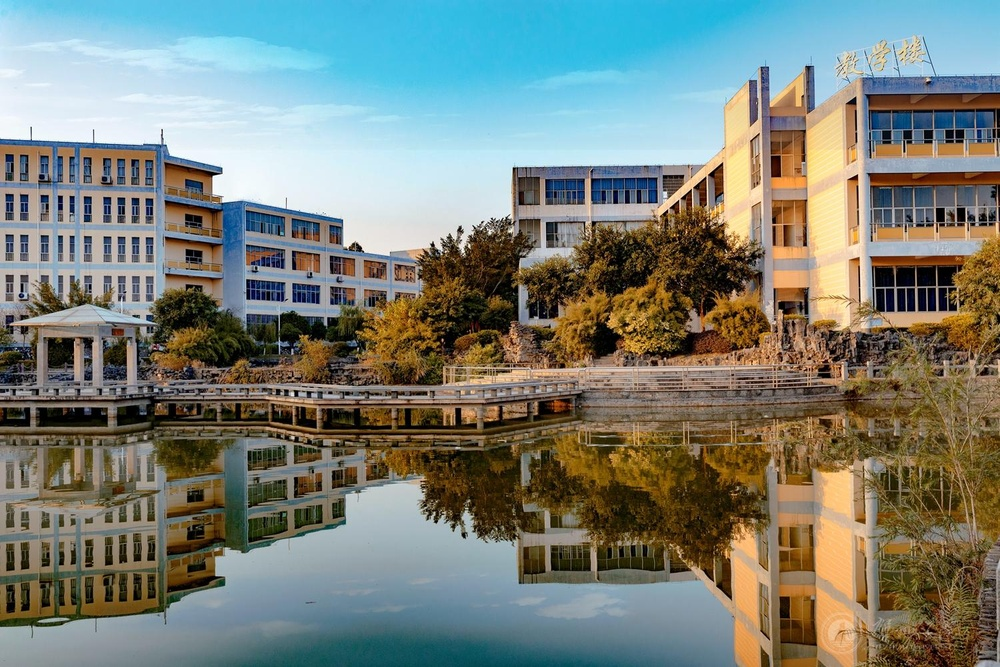
#> input picture 图像处理/pic/校园.jpg, 1000 x 667 px, shrunk from 1500 x 1001 before the run
$ python 'mege图片.py'
#> lines starting #> are read from the running program, lines starting #| are printed output that depends on the picture
from PIL import Image
im1=Image.open("校园.jpg")
#> im1 is the input picture: PIL image 1000x667 RGB; mean R, G, B 121.1, 128, 119.4
im2=Image.open("职业.jpg")
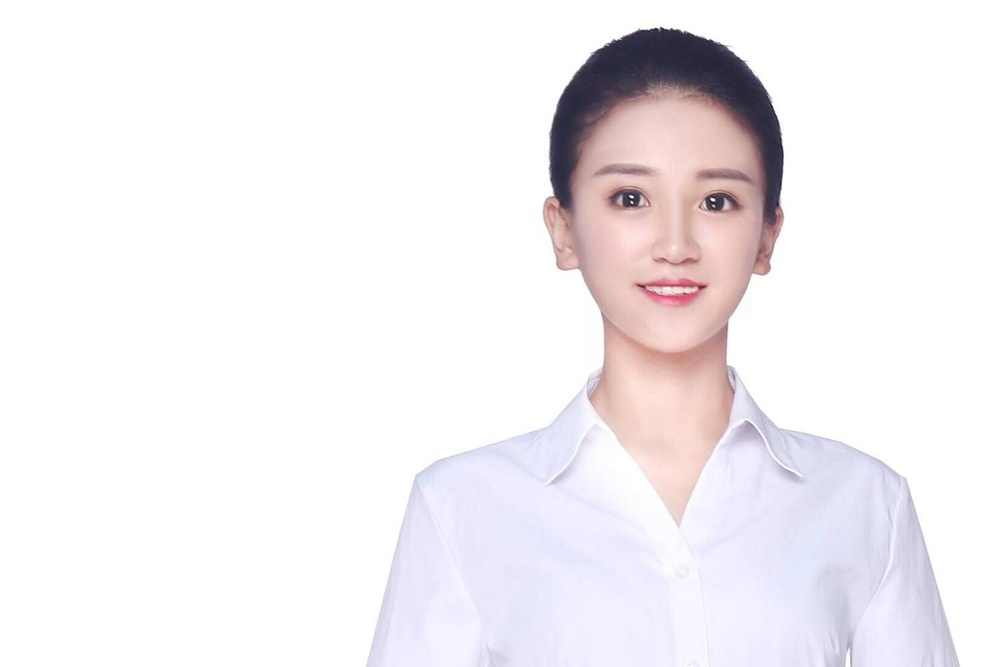
#> input picture 图像处理/pic/职业.jpg, 1000 x 667 px, shrunk from 1500 x 1001 before the run
#> im2 is the input picture: PIL image 1000x667 RGB; mean R, G, B 243, 239.3, 242.4
x1,y1,z1=im1.split()
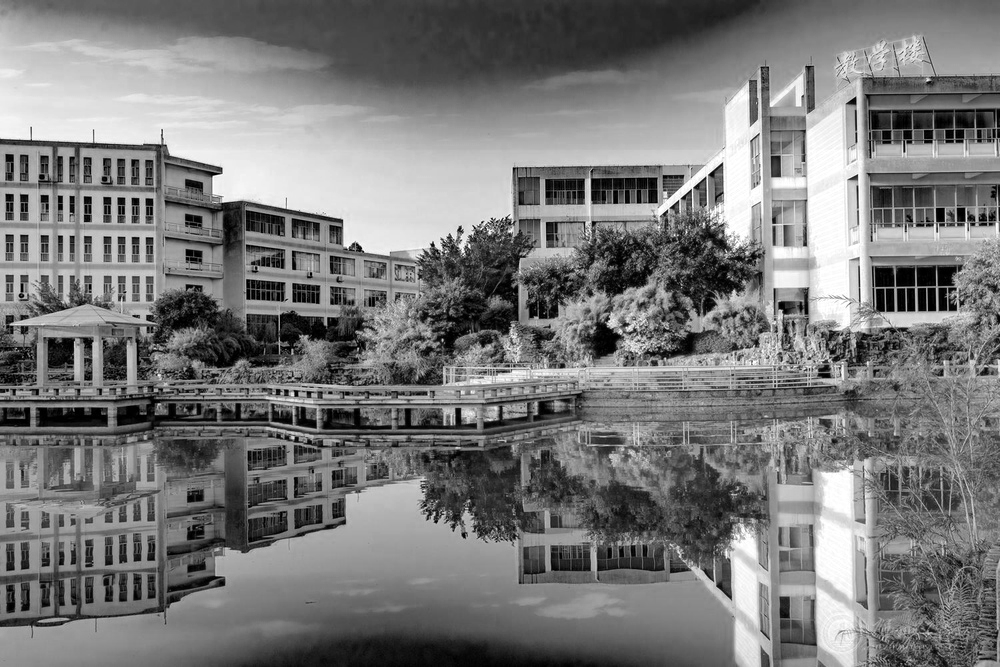
#> x1: PIL image 1000x667 L; min 0, max 255, mean 121.1
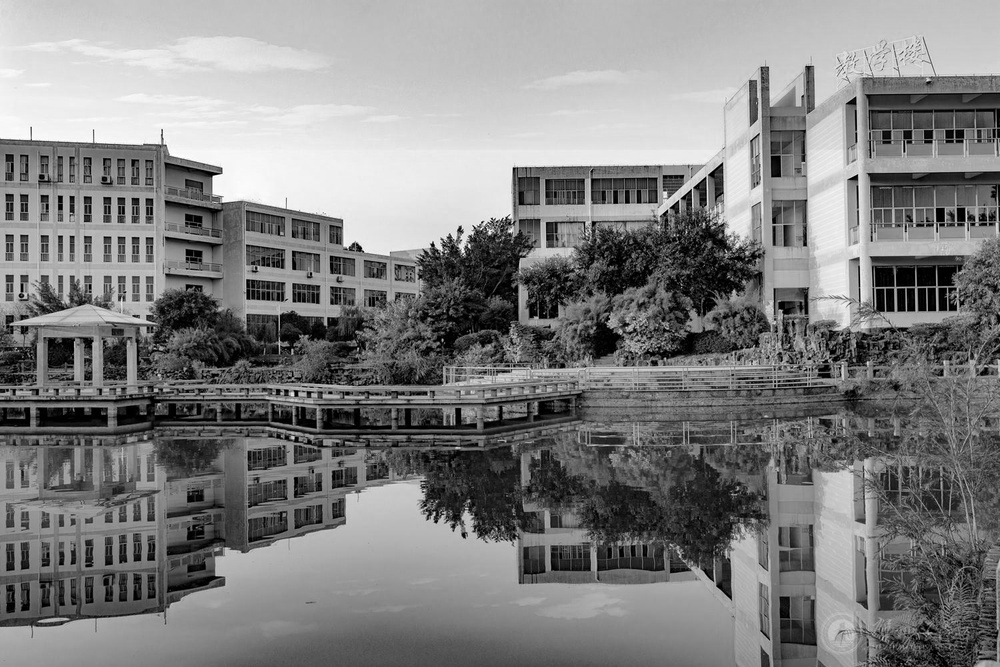
#> y1: PIL image 1000x667 L; min 0, max 255, mean 128
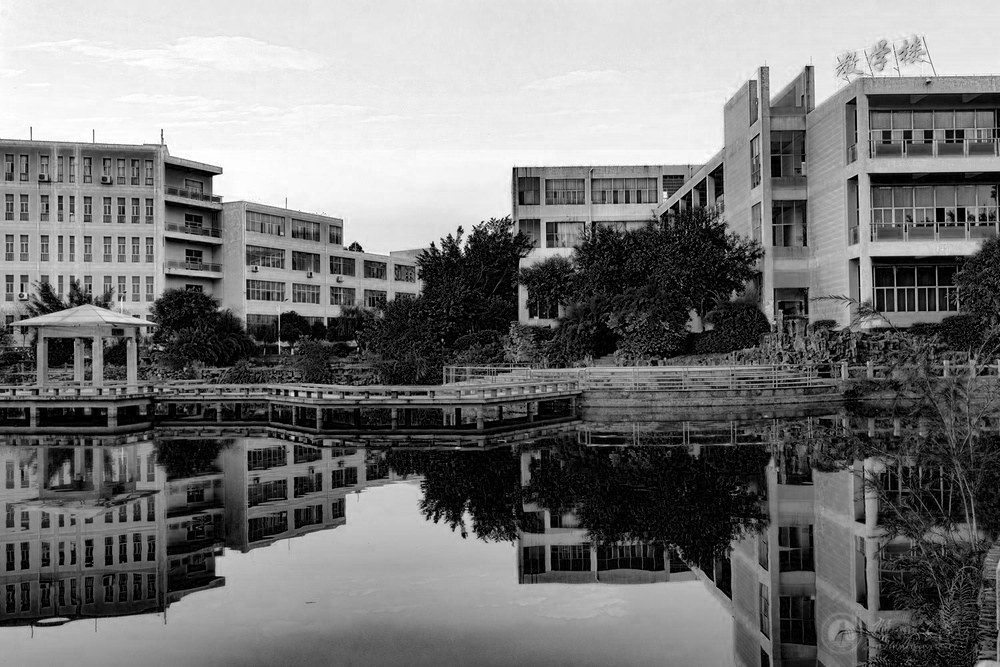
#> z1: PIL image 1000x667 L; min 0, max 255, mean 119.4
x2,y2,z2=im2.split()
# z2.show()
# new_image=[z1,x1,y1]
newg = x1.point(lambda i: i * 0.8)
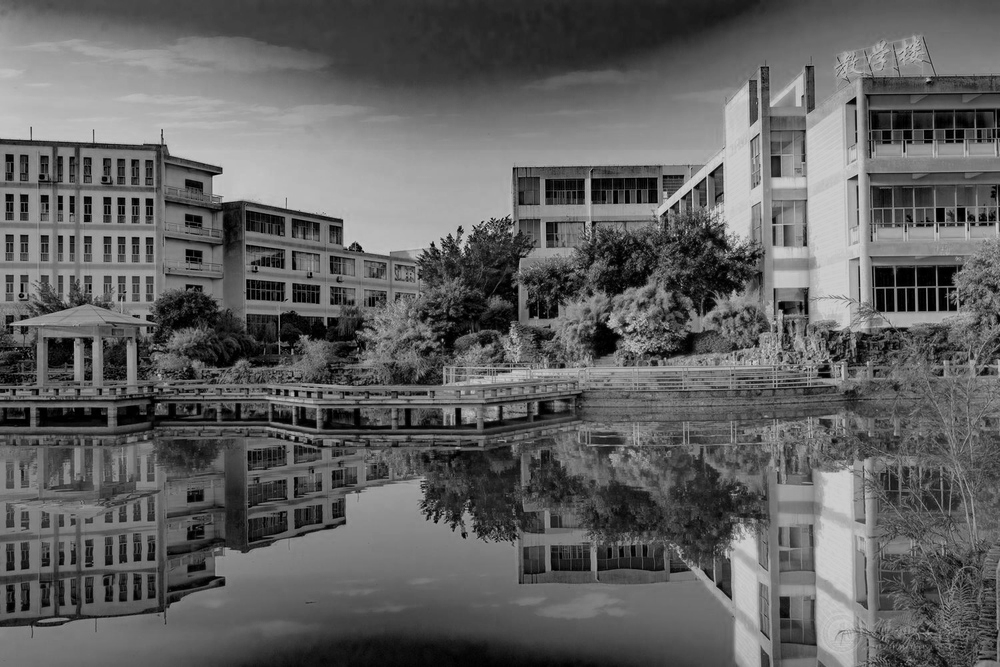
#> newg: PIL image 1000x667 L; min 0, max 204, mean 96.9
newG = y1.point(lambda i: i * 1.2)
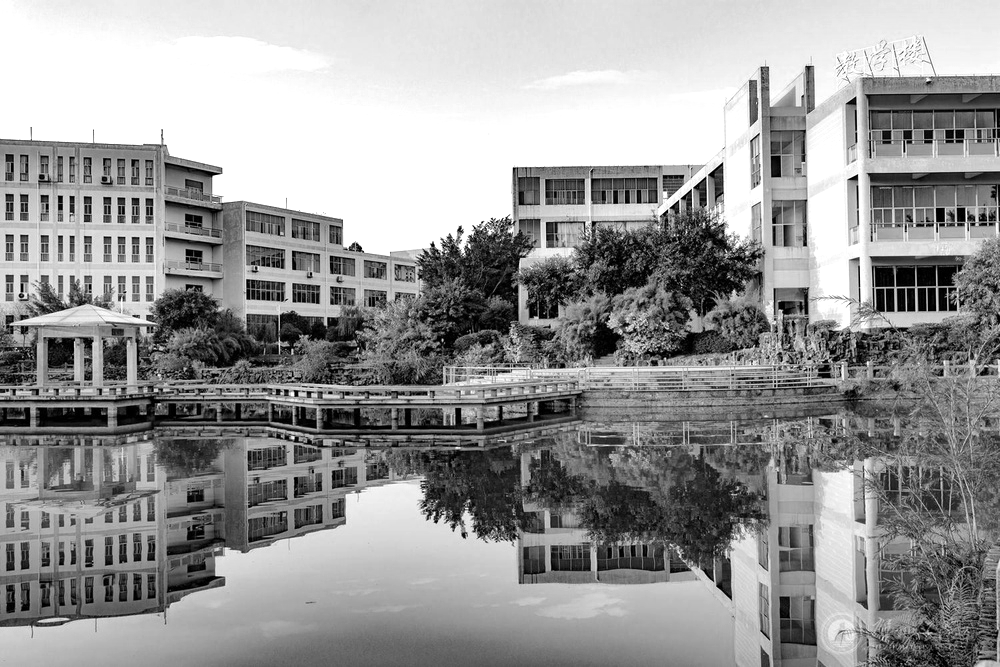
#> newG: PIL image 1000x667 L; min 0, max 255, mean 151
new_image=[newg,newG,z1]
new_mege=Image.merge("RGB",new_image)
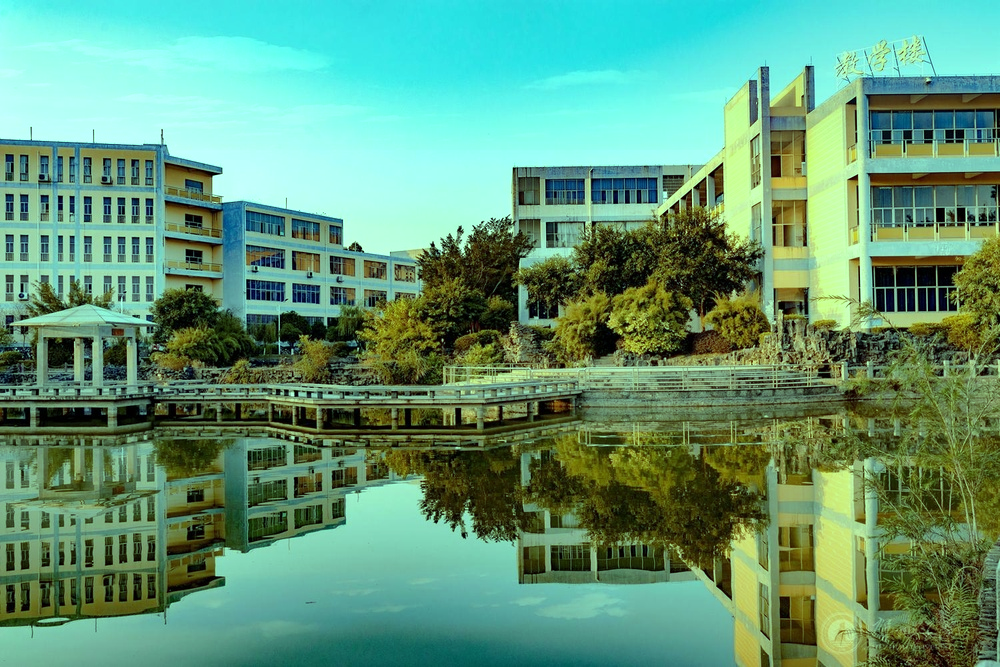
#> new_mege: PIL image 1000x667 RGB; mean R, G, B 96.9, 151, 119.4
new_mege.show()
